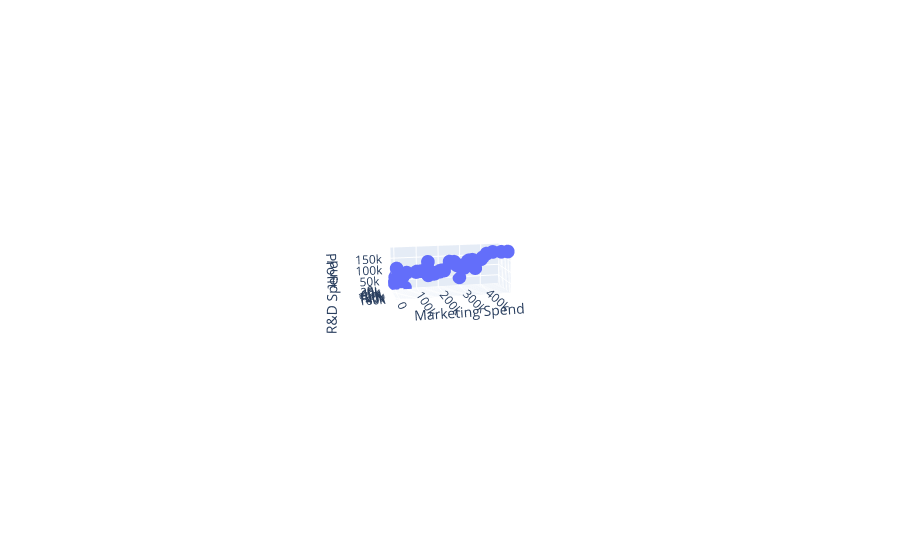

This figure's notebook cell:
### Code cell
scatter_3d(df,x='R&D Spend',y='Marketing Spend',z='Profit')
